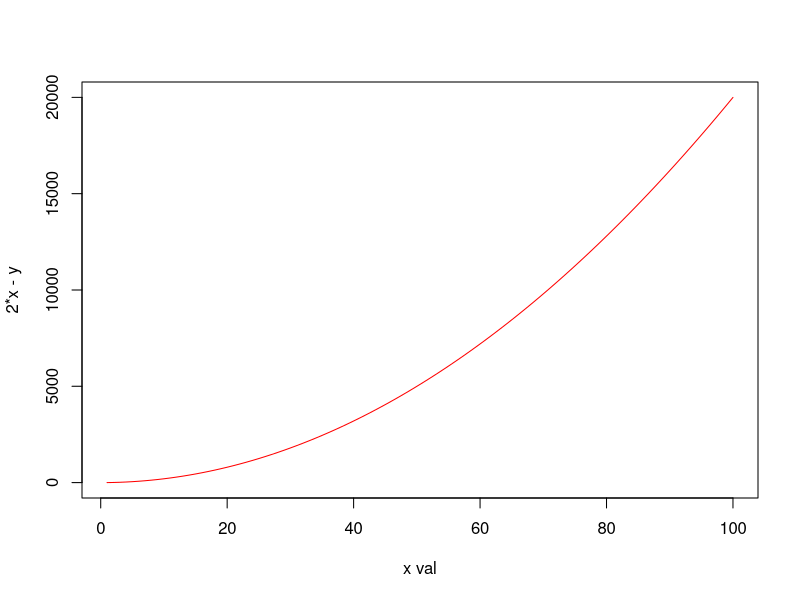

R code for this plot:
# Functions, part I
# Philip Chan, ESS
# June 6th, 2017  


# 1. basic components of a function; different kinds of arguments
# 2. lexical scoping
# 3. anonymous functions




rm(list=ls())

# 1: basics ---------------------------------------------------------------


## a. function components 
# every function is broken down to 3 parts: formals (aka arguments), body, environment

# use these functions to see the formals/body/environment of any non-primitive function
#   formals(), body(), environment

# example: 
my_func <- function(x,y) {  # function declaration with its formals x and y
  
  2*x - 6*y + 1             # the body
  2*x 
}                           # the brackets enclose this as the 'private space' of my_func


# An exception:
# Primitive functions ( such as `-`, sum(), sqrt() ) are written in C or fortran, so they have no R code. Applying body()/formals()/environment()
# on them will not return anything meaningful. Try: body(sum).


## b. default and optional argument

# In the below function, b and t hold default values that will remain as is unless explicity modified. An optional
# argument is present called adjustment; it is not activated unless explicity done so by inserting a value.

eff_func <- function(L, b = 0.5, t = 0:20, adjustment = NULL) {

  ifelse (is.null(adjustment) == TRUE, adjustment <- 0, adjustment <- adjustment) 

  output <- L - b * t^2 + adjustment
  
  output #! necessary for it to appear when called


}
# optional argument: In general, creating functions where every optional argument
# has a default value of NULL is the recommended practice.


## c. argument matching 
  #  order of operations: 
  #   1. exact match for a named argument
  #   2. partial match
  #   3. positional match

eff_func(adjustment = 2, L = 20,  t = 0:5, b = 0.5) # exact match for named argument

eff_func(L = 20, adj = 2, b = 0.5, t = 0:5 )        # partial matching

eff_func(20, 0.5, 0:5, 2)                           # positional matching
  
  
## d. the "..." argument

  # case 1: unspecified number of argument of the same type
  
  paste("These are some ","factorial primes",":","n! - 1",",","n", "=", "...", sep = " ") 
  
  # case 2: calling another method
  
  myplot <- function(x,y,...) { 
    
    z <- 2*x^2 - y
    
    plot(x, z,...) # the ... argument from myplot() is passed into the plot() function, which in turn passes it onto the graphic device;
  }                # it is evaluated not by the plot() function, but by another routine
  
  # example of case 2
  myplot(1:100, 2, 
         type = "l", col = "red", xlab = "x val", ylab = "2*x - y")
  
  
  
# 2 Scoping -----------------------------------------------------------------
  
# Scoping is a set of rules that govern how free variables are searched when not immediately defined.
  
## 2a. Consider the function

f <- function(x, y) {
  
    x^2 + y / z 
  
  }

# x and y are inserted by user, but how will R search for z (free variable) ?

  
# 2b. basic example of variable scoping

z <- 999

f <- function() {
  
  z <- 1
  y <- 2 
  
  c(z,y)
  
}

# what is the expected value of f()?
f()

# It is (1,2) because the local environment defined by f() already contains z, so R will not look up one level (the global environment)
# where z is also defined. 


## 2c. another example of scoping

x <- 1
y <- 999

h <- function(){
  
  y <- 2
  
  g <- function() {
    
     z <- 3
     
     c(x,y,z)
  }
  
  g()
}


h()
# We'd expect the answer (1,2,3). The value of y is undefined within the environment of g(), therefore R will
# search one level up to the parent environment of h() where y is defined. 


## 2d. example: putting x in different places

x <- "level 0"        # 0

main_f <- function() {
  
 x <- "level 1"       # 1
 y <- 2
  
  sub_f <- function() {
    
    x <- "level 2"    # 2
    z <- 3
    
    c(x,y,z)
    
  }
  
  x <- "level 3"       # 3   
  
  return(sub_f())
  
}

main_f()
# If x were not defined in sub_f(), R will go to the parent environment engendered by main_f(), where x is defined
# twice. In this situation, x will take on the value "level 3" (line 163) and NOT "level" 2 (line 151),
# since the latter is being overwritten in the same environment. 


## 2e. same concept with functions
# point: functions are first-class objects in R; they obey the same scoping rule as variables. 

f1 <- function(x) x 

f2 <- function() {
  
  f1 <- function(x) x^2
  
  f1(10)
  
}

f2()



# 3: anonymous functions --------------------------------------------------

# meaning: a function without name or assignment of output
# purpose: make small functions that are not worth naming or storing. often used in the apply() family

# 3a: example
(function(x) x + 3)(10) # declaration and the call in one line statement

# the above is the same as 
f <- function(x) x + 3 # declaration
f(10)                  # call


# 3b: components
formals((function(x) x + 3))
body((function(x) x + 3))
environment((function(x) x + 3))


# 3c: use on apply family

data <- as.matrix(replicate(3, rnorm(10))) # generate random data so apply() can be used


# normal way
fun <- function(x) {
  MAD <- median(abs(x - median(x))) 
 
}

apply(data, 2, fun)


# via anonymous function
apply(data, 2, function(x) median(abs(x - median(x))) )
 


